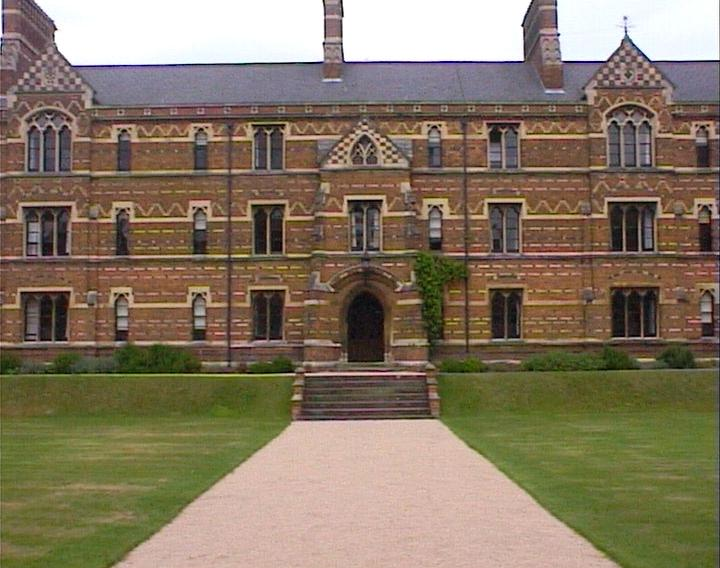
#> input picture computer vision/image stiching/images/keble_b.jpg, 720 x 568 px
$ jupyter execute mosaicing.ipynb
#> lines starting #> are read from the running program, lines starting #| are printed output that depends on the picture
### computer vision/image stiching/utils.py
import numpy as np
import cv2
import matplotlib.pyplot as plt

def get_the_N_information(image, detector, n=200):
    """
    Extracts the top N keypoints and their descriptors from an image using SIFT or ORB detectors.

    Parameters:
    image (np.ndarray): The input image.
    detector (str): The type of feature detector ('SIFT' or other for 'ORB').
    n (int): The number of top keypoints to extract.

    Returns:
    tuple: A tuple containing sorted keypoints and their descriptors.
    """
    # Initialize the feature detector based on the input parameter
    if detector == 'SIFT':
        sift = cv2.SIFT_create()
        keypoints, descriptors = sift.detectAndCompute(image, None)
    else:
        orb = cv2.ORB_create()
        keypoints, descriptors = orb.detectAndCompute(image, None)

    print(f'The number of keypoints with {detector} is {len(keypoints)}')

    # Convert keypoints to a NumPy array for response values
    responses = np.array([kp.response for kp in keypoints])

    # Sort the indices of keypoints based on the response
    indices = np.argsort(responses)[::-1]

    # Reorder keypoints and descriptors using the sorted indices
    keypoints_sorted = [keypoints[i] for i in indices][:n]
    descriptors_sorted = descriptors[indices][:n]

    # Draw keypoints on the image and display it
    img_kp = cv2.drawKeypoints(image, keypoints_sorted, None, color=(255,0,0))
    plt.imshow(img_kp)
    plt.show()
    return keypoints_sorted, descriptors_sorted

def create_distance_matrix(descriptor_1, descriptor_2, descriptor):
    """
    Creates a distance matrix between two sets of descriptors.

    Parameters:
    descriptor_1 (np.ndarray): The first set of descriptors.
    descriptor_2 (np.ndarray): The second set of descriptors.
    descriptor (str): The type of descriptor ('SIFT' or other for 'ORB').

    Returns:
    np.ndarray: The distance matrix.
    """
    width = descriptor_1.shape[0]
    distance = np.zeros((width, width))

    # Compute the distance matrix based on the type of descriptor
    if descriptor == 'SIFT':
        for i in range(width):
            one_row_matrix = np.reshape(descriptor_1[i], (1, -1)).repeat(width, 0)
            dist = np.sqrt(np.sum((one_row_matrix - descriptor_2) ** 2, axis=1))
            distance[i] = dist
    else:
        for i in range(width):
            for j in range(width):
                # Calculate Hamming distance between two vectors
                distance[i, j] = np.sum(descriptor_1[i] != descriptor_2[j])
    return distance

def NN_and_cross_validation(distance_matrix):
    """
    Finds correspondences between keypoints using NN and cross-validation.

    Parameters:
    distance_matrix (np.ndarray): The distance matrix between two sets of descriptors.

    Returns:
    list: A list of cv2.DMatch objects representing the correspondences.
    """
    size = distance_matrix.shape[0]
    threshold = .75
    correspondences = []

    for i in range(size):
        line = distance_matrix[i]
        # Obtain the nearest and second nearest neighbor
        first_and_second = np.sort(line)[:2]
        # Apply 1NN/2NN threshold
        if (first_and_second[0] / first_and_second[1]) < threshold:
            ind = np.argmin(line)
            # Apply cross-validation check
            if np.argmin(distance_matrix[:, ind]) == i:
                match = cv2.DMatch(i, ind, first_and_second[0])
                correspondences.append(match)
    return correspondences

def create_correspondences(descriptor_1, descriptor_2, descriptor):
    """
    Creates correspondences between two sets of descriptors.

    Parameters:
    descriptor_1 (np.ndarray): The first set of descriptors.
    descriptor_2 (np.ndarray): The second set of descriptors.
    descriptor (str): The type of descriptor ('SIFT' or other for 'ORB').

    Returns:
    list: A list of cv2.DMatch objects representing the correspondences.
    """
    dis = create_distance_matrix(descriptor_1, descriptor_2, descriptor)
    corr = NN_and_cross_validation(dis)
    return corr

# Now we will estimate the homography matrix.
# To do so, first we are going to normalize the points.
def get_points(matches, kp1, kp2):
    """
    Extracts point coordinates from keypoint matches.

    Parameters:
    matches (list): A list of cv2.DMatch objects.
    kp1 (list): The keypoints from the first image.
    kp2 (list): The keypoints from the second image.

    Returns:
    tuple: Two arrays containing the coordinates of the matched keypoints.
    """
    indexes1 = np.array([match.queryIdx for match in matches])
    indexes2 = np.array([match.trainIdx for match in matches])

    points1 = np.array([kp1[ind].pt for ind in indexes1])
    points2 = np.array([kp2[ind].pt for ind in indexes2])
    return points1, points2

def normalize_points(points):
    """
    Normalizes a set of points.

    Parameters:
    points (np.ndarray): An array of 2D points.

    Returns:
    tuple: A tuple containing the normalized points and the normalization matrix.
    """
    centroid = np.mean(points, axis=0)
    shifted_points = points - centroid

    dist = np.linalg.norm(shifted_points, axis=1)
    avg_dist = np.mean(dist)

    scale = np.sqrt(2) / avg_dist

    T = np.array([[scale, 0, -scale * centroid[0]],
                  [0, scale, -scale * centroid[1]],
                  [0, 0, 1]])

    points_normalized = np.dot(T, np.vstack((points.T, np.ones((1, points.shape[0])))))
    return points_normalized.T, T

# [20 lines left out: function check_normalized_distance, not called in this run]

def DLT_algorithm(points1, points2):
    """
    Applies the Direct Linear Transform (DLT) algorithm to compute the homography matrix.

    Parameters:
    points1 (np.ndarray): An array of 2D points from the first image.
    points2 (np.ndarray): An array of 2D points from the second image.

    Returns:
    np.ndarray: The computed homography matrix.
    """
    np1, T1 = normalize_points(points1)
    np2, T2 = normalize_points(points2)
    number_of_points = np1.shape[0]
    A = np.zeros((2 * number_of_points, 9))

    for i in range(number_of_points):
        x, y = np1[i, 0], np1[i, 1]
        xp, yp = np2[i, 0], np2[i, 1]
        A[2 * i] = [-x, -y, -1, 0, 0, 0, x * xp, y * xp, xp]
        A[2 * i + 1] = [0, 0, 0, -x, -y, -1, x * yp, y * yp, yp]

    U, S, Vt = np.linalg.svd(A)
    h = Vt[-1, :]
    H_norm = np.reshape(h, (3, 3))
    H = np.dot(np.linalg.inv(T2), np.dot(H_norm, T1))
    H = H / H[2, 2]
    return H

def RANSAC(points1, points2, N, sigma=1):
    """
    Applies the RANSAC algorithm to find the best homography matrix.

    Parameters:
    points1 (np.ndarray): An array of 2D points from the first image.
    points2 (np.ndarray): An array of 2D points from the second image.
    N (int): The number of iterations.
    sigma (float): The standard deviation used to calculate the threshold.

    Returns:
    tuple: The best homography matrix and the inliers.
    """
    max_inliners = 0
    best_H = None
    best_inliners = None
    threshold = np.sqrt(5.99 * (sigma ** 2))
    # Iterate N times to find the best homography matrix
    for _ in range(2 * N):
        indexes = np.random.choice(points1.shape[0], 4, False)
        sample1 = points1[indexes]
        sample2 = points2[indexes]
        H = DLT_algorithm(sample1, sample2)
        points1_homog = np.append(points1, np.ones((points1.shape[0], 1)), axis=1)
        estimated_points2_homog = np.dot(H, points1_homog.T).T
        estimated_points2 = estimated_points2_homog[:, :2] / (estimated_points2_homog[:, 2][:, np.newaxis] + 1e-10)
        distances = np.sqrt(np.sum((estimated_points2 - points2) ** 2, axis=1))
        inliners = distances < threshold
        num_inliners = np.sum(inliners)
        if num_inliners > max_inliners:
            max_inliners = num_inliners
            best_H = H
            best_inliners = inliners
    return best_H, best_inliners

def create_panorama(reference_image, transform_image, H):
    """
    Creates a panorama by stitching two images using a homography matrix.

    Parameters:
    reference_image (np.ndarray): The reference image.
    transform_image (np.ndarray): The image to be transformed.
    H (np.ndarray): The homography matrix.

    Returns:
    np.ndarray: The stitched panorama image.
    """
    hr, wr = reference_image.shape[:2]
    ht, wt = transform_image.shape[:2]

    corners_t = np.float32([[0, 0], [wt, 0], [0, ht], [wt, ht]]).T
    corners_t = np.concatenate((corners_t, np.ones((1, 4))), axis=0)
    corners_t_homog = H.dot(corners_t)
    corners_t_homog = corners_t_homog / corners_t_homog[-1]

    corners_r = np.float32([[0, 0], [wr, 0], [0, hr], [wr, hr]]).T
    all_corners = np.concatenate((corners_t_homog[:2], corners_r), axis=1)

    xmin = int(np.min(all_corners[0]))
    xmax = int(np.max(all_corners[0]))
    ymin = int(np.min(all_corners[1]))
    ymax = int(np.max(all_corners[1]))

    max_width = int(np.linalg.norm(xmax - xmin))
    max_height = int(np.linalg.norm(ymax - ymin))

    tx = min(0, xmin)
    ty = min(0, ymin)
    T = np.array([[1, 0, -tx], [0, 1, -ty], [0, 0, 1]])

    transformed_image = cv2.warpPerspective(transform_image, T.dot(H), (max_width, max_height))
    transformed_image[-ty:-ty+hr, -tx:-tx+wr] = reference_image
    return transformed_image

### computer vision/image stiching/mosaicing.ipynb
# Computer Vision Projects

## Mosaicing and image stiching

[cell 1]
import utils
import cv2
import matplotlib.pyplot as plt

We open the reference image and search for the 200 most relevant keypoints.

[cell 2]
reference_image = cv2.imread('./images/keble_b.jpg', cv2.IMREAD_GRAYSCALE)
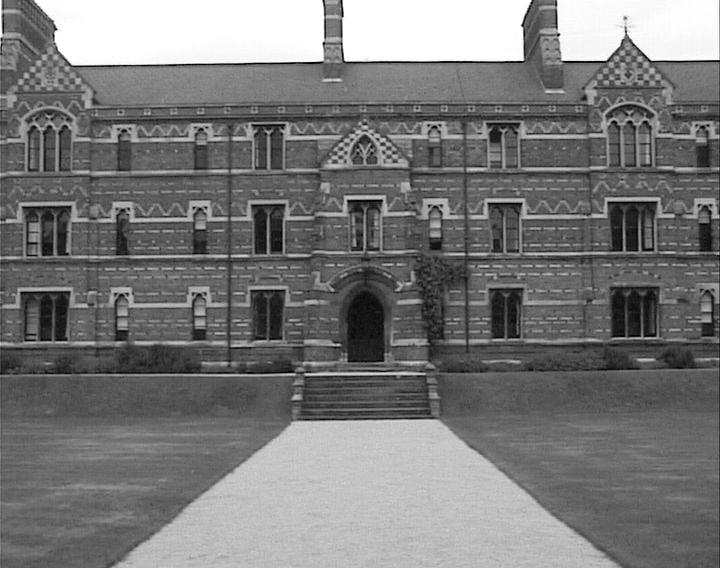
#> reference_image: shape (568, 720); min 0, max 255, mean 120.8
kp_ref, d_ref = utils.get_the_N_information(reference_image, 'SIFT')
#> in get_the_N_information, `keypoints, descriptors = sift.detectAndCompute(image, None)`: keypoints = 4187 keypoints; strongest (x, y, size): (558, 35, 2), (324, 43, 1.9), (522, 25, 2), (56, 29, 2)
#| The number of keypoints with SIFT is 4187
#> in get_the_N_information, `responses = np.array([kp.response for kp in keypoints])`: responses = 4187 values, max 0.106 at index 3197, min 0.0133 at index 2339, mean 0.0279
#> in get_the_N_information, `indices = np.argsort(responses)[::-1]`: indices = 4187 values, max 4186 at index 1582, min 0 at index 43, mean 2093
#> in get_the_N_information, `keypoints_sorted = [keypoints[i] for i in indices][:n]`: keypoints_sorted = 200 keypoints; strongest (x, y, size): (558, 35, 2), (324, 43, 1.9), (522, 25, 2), (56, 29, 2)
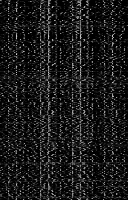
#> d_ref: shape (200, 128) float32; min 0, max 211, mean 26
#> kp_ref has the same summary as keypoints_sorted in get_the_N_information

We take the first image with which we are going to create the panoramic image and search for the 200 most relevant keypoints.

[cell 3]
image_right = cv2.imread('./images/keble_c.jpg', cv2.IMREAD_GRAYSCALE)
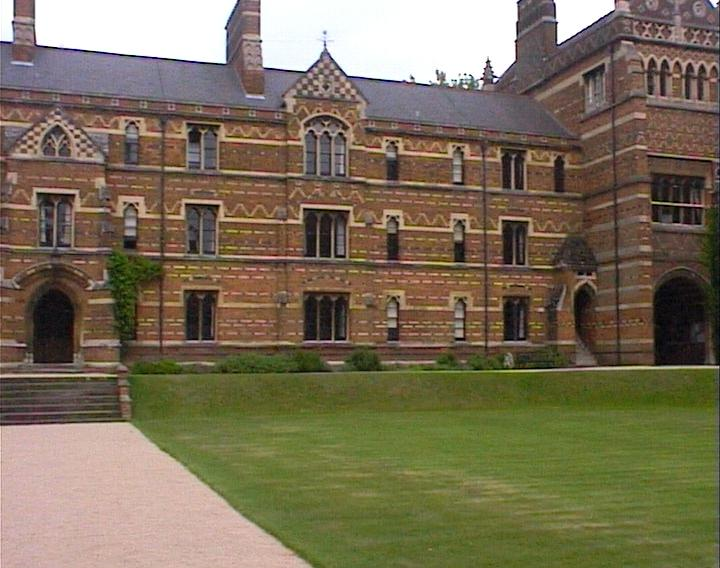
#> input picture computer vision/image stiching/images/keble_c.jpg, 720 x 568 px
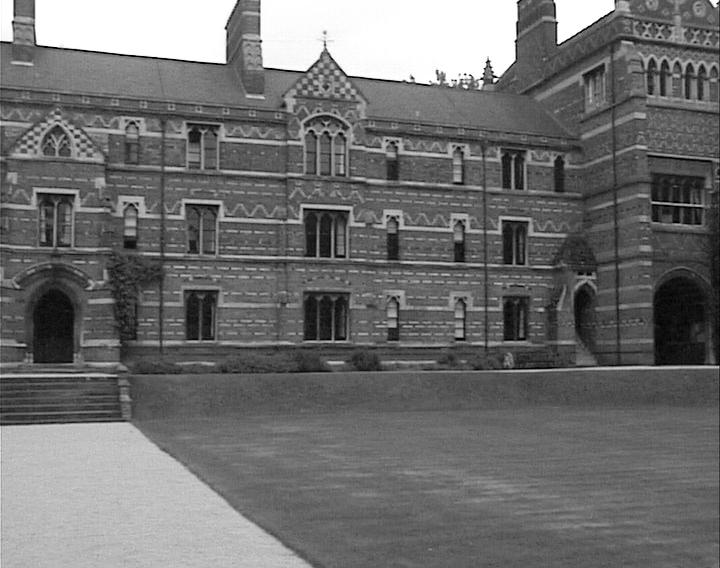
#> image_right: shape (568, 720); min 0, max 255, mean 111.2
kp_right, d_right = utils.get_the_N_information(image_right, 'SIFT')
#> in get_the_N_information (call 2), `keypoints, descriptors = sift.detectAndCompute(image, None)`: keypoints = 4014 keypoints; strongest (x, y, size): (495, 80, 2.6), (488, 61, 2.6), (412, 78, 2.1), (261, 41, 1.9)
#| The number of keypoints with SIFT is 4014
#> in get_the_N_information (call 2), `keypoints_sorted = [keypoints[i] for i in indices][:n]`: keypoints_sorted = 200 keypoints; strongest (x, y, size): (495, 80, 2.6), (488, 61, 2.6), (412, 78, 2.1), (261, 41, 1.9)
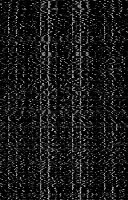
#> d_right: shape (200, 128) float32; min 0, max 228, mean 25.6
#> kp_right has the same summary as keypoints_sorted in get_the_N_information

From the 200 correspondences, we carry out brute force matching, then apply the 1NN/2NN ratio test and cross validation to obtain the best matches.

[cell 4]
# Create the correspondances
correspondances = utils.create_correspondences(d_right, d_ref, 'SIFT')
#> after the loop in create_distance_matrix, `for i in range(width):`:
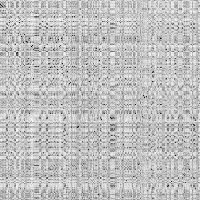
#> distance: shape (200, 200) float64; min 53.16, max 684.2, mean 528.9; drawn with min black and max white
#> the loop in NN_and_cross_validation, `for i in range(size):` made 200 passes
#> (first_and_second, ind) on passes 5, 6, 7, 8, 11, 23, 34, 35: ([69.86, 394.1], 0), ([140.7, 332.6], 1), ([136, 292], 2), ([267.6, 383.9], 0), ([264.9, 356.1], 3), ([79.25, 130.4], 19), ([124.9, 198.9], 5), ([89.57, 218.2], 24)
#> after the loop in NN_and_cross_validation, `for i in range(size):`: correspondences = 56 matches
#> correspondances = 56 matches
print('There are {} correspondances out of 200.'.format(len(correspondances)))
#| There are 56 correspondances out of 200.

In the following image, we can see how the correspondences match between the reference image, which is on the right, and the first image that we are going to transform into the panorama.

[cell 5]
# Show the matches
matches = cv2.drawMatches(image_right, kp_right, reference_image, kp_ref, correspondances, None, flags=cv2.DrawMatchesFlags_NOT_DRAW_SINGLE_POINTS)
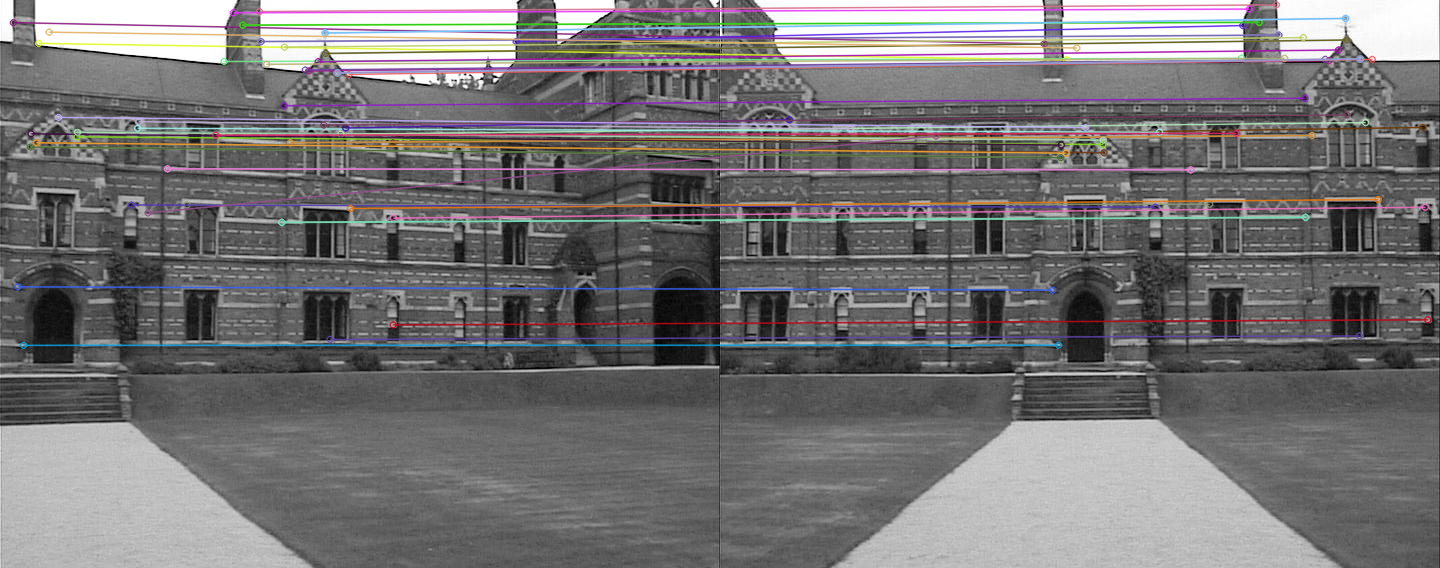
#> matches: shape (568, 1440, 3); mean of channels 0, 1, 2 116.3, 115.2, 117.2; drawn as B, G, R
plt.imshow(matches),plt.show()

Now, we will perform the estimation of the homography H using RANSAC. Finally, with this H matrix, we create the panorama.

[cell 6]
p1, p2 = utils.get_points(correspondances, kp_right, kp_ref)
#> in get_points, `indexes1 = np.array([match.queryIdx for match in matches])`: indexes1 = 56 values from 4 to 194
#> in get_points, `indexes2 = np.array([match.trainIdx for match in matches])`: indexes2 = 56 values, max 195 at index 53, min 0 at index 0, mean 90.82
#> in get_points, `points1 = np.array([kp1[ind].pt for ind in indexes1])`: points1 = 56 pairs, first value 12.91 to 515.8, second value 11.04 to 344.8
#> in get_points, `points2 = np.array([kp2[ind].pt for ind in indexes2])`: points2 = 56 pairs, first value 68.79 to 707.2, second value 4.37 to 344.7
#> p1 has the same summary as points1 in get_points; p2 has the same summary as points2 in get_points
H, inliners = utils.RANSAC(p1, p2, 10)
#> the loop in RANSAC, `for _ in range(2 * N):` made 20 passes
#> (sample1, sample2, T1 in DLT_algorithm, T2 in DLT_algorithm) on pass 7: ([[38.17, 42.87], [289.9, 142.2], [350, 208], [325.2, 52.95]], [[345.9, 59.42], [591.7, 135], [657.6, 199], [626.4, 39.49]], [[0.0112, 0, -2.8], [0, 0.0112, -1.25], [0, 0, 1]], [[0.0114, 0, -6.34], [0, 0.0114, -1.23], [0, 0, 1]])
first_panorama = utils.create_panorama(reference_image, image_right, H)
plt.imshow(first_panorama, cmap='gray')

Now, we repeat the process with the image on the left.

[cell 7]
image_left = cv2.imread('./images/keble_a.jpg', cv2.IMREAD_GRAYSCALE)
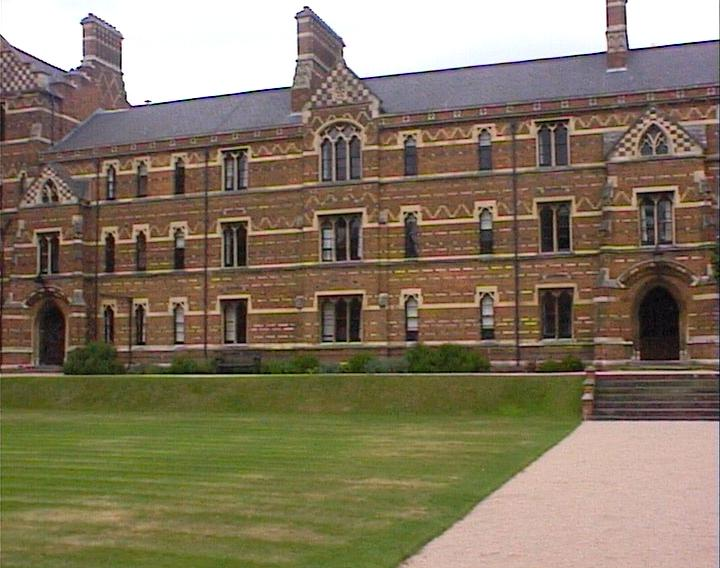
#> input picture computer vision/image stiching/images/keble_a.jpg, 720 x 568 px
kp_left, d_left = utils.get_the_N_information(image_left, 'SIFT')
#| The number of keypoints with SIFT is 4055

[cell 8]
kp_pan, d_pan = utils.get_the_N_information(first_panorama, 'SIFT')
#| The number of keypoints with SIFT is 6077

[cell 9]
correspondances_2 = utils.create_correspondences(d_left, d_pan, 'SIFT')
#> call 2 of create_distance_matrix, with descriptor = 'SIFT'
#> after the loop in create_distance_matrix (call 2), `for i in range(width):`:
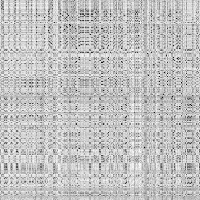
#> distance: shape (200, 200) float64; min 52.72, max 683.1, mean 532.1; drawn with min black and max white
print('There are {} correspondances out of 200.'.format(len(correspondances_2)))
#| There are 35 correspondances out of 200.

[cell 10]
matches = cv2.drawMatches(image_left, kp_left, first_panorama, kp_pan, correspondances_2, None, flags=cv2.DrawMatchesFlags_NOT_DRAW_SINGLE_POINTS)
#> matches: shape (677, 1849, 3)
plt.imshow(matches),plt.show()

[cell 11]
p1_2, p2_2 = utils.get_points(correspondances_2, kp_left, kp_pan)
H_2, inliners_2 = utils.RANSAC(p1_2, p2_2, 300)
final_panorama = utils.create_panorama(first_panorama, image_left, H_2)
plt.imshow(final_panorama, cmap='gray')

Finally, we now open the images in color to have the panoramic image in color.

[cell 12]
img_a = cv2.cvtColor(cv2.imread('images/keble_a.jpg'), cv2.COLOR_BGR2RGB)
img_b = cv2.cvtColor(cv2.imread('images/keble_b.jpg'), cv2.COLOR_BGR2RGB)
img_c = cv2.cvtColor(cv2.imread('images/keble_c.jpg'), cv2.COLOR_BGR2RGB)

first_panorama_color = utils.create_panorama(img_b, img_c, H)
final_panorama_color = utils.create_panorama(first_panorama_color, img_a, H_2)
plt.imshow(final_panorama_color),plt.show()

## Use ORB, which is FAST for the detection and BRIEF for the descriptors.

[cell 13]
reference_image = cv2.imread('./images/keble_b.jpg', cv2.IMREAD_GRAYSCALE)
kp_ref, d_ref = utils.get_the_N_information(reference_image, 'ORB')
#| The number of keypoints with ORB is 500
#> d_ref: shape (200, 32)

[cell 14]
right_image = cv2.imread('./images/keble_c.jpg', cv2.IMREAD_GRAYSCALE)
kp_right, d_right = utils.get_the_N_information(right_image, 'ORB')
#| The number of keypoints with ORB is 500
#> d_right: shape (200, 32)

[cell 15]
import utils
# Create the correspondances
correspondances = utils.create_correspondences(d_right, d_ref, 'ORB')
print('There are {} correspondances out of 200.'.format(len(correspondances)))
#| There are 15 correspondances out of 200.

[cell 16]
# Show the matches
matches = cv2.drawMatches(image_right, kp_right, reference_image, kp_ref, correspondances, None, flags=cv2.DrawMatchesFlags_NOT_DRAW_SINGLE_POINTS)
#> matches: shape (568, 1440, 3)
plt.imshow(matches),plt.show()

[cell 17]
p1, p2 = utils.get_points(correspondances, kp_right, kp_ref)
H, inliners = utils.RANSAC(p1, p2, 300)
first_panorama = utils.create_panorama(reference_image, image_right, H)
plt.imshow(first_panorama, cmap='gray')

[cell 18]
image_left = cv2.imread('./images/keble_a.jpg', cv2.IMREAD_GRAYSCALE)
kp_left, d_left = utils.get_the_N_information(image_left, 'ORB')
#| The number of keypoints with ORB is 500
#> d_left: shape (200, 32)

[cell 19]
kp_pan, d_pan = utils.get_the_N_information(first_panorama, 'ORB')
#| The number of keypoints with ORB is 500
#> d_pan: shape (200, 32)

[cell 20]
correspondances_2 = utils.create_correspondences(d_left, d_pan, 'ORB')
#> call 4 of create_distance_matrix, with descriptor = 'ORB'
#> after the loop in create_distance_matrix (call 4), `for i in range(width):`:
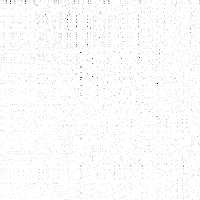
#> distance: shape (200, 200) float64; min 12, max 32, mean 31.7; drawn with min black and max white
print('There are {} correspondances out of 200.'.format(len(correspondances_2)))
#| There are 5 correspondances out of 200.

[cell 21]
matches = cv2.drawMatches(image_left, kp_left, first_panorama, kp_pan, correspondances_2, None, flags=cv2.DrawMatchesFlags_NOT_DRAW_SINGLE_POINTS)
plt.imshow(matches),plt.show()

[cell 22]
p1_2, p2_2 = utils.get_points(correspondances_2, kp_left, kp_pan)
H_2, inliners_2 = utils.RANSAC(p1_2, p2_2, 300)
final_panorama = utils.create_panorama(first_panorama, image_left, H_2)
plt.imshow(final_panorama, cmap='gray')

[cell 23]
img_a = cv2.cvtColor(cv2.imread('images/keble_a.jpg'), cv2.COLOR_BGR2RGB)
img_b = cv2.cvtColor(cv2.imread('images/keble_b.jpg'), cv2.COLOR_BGR2RGB)
img_c = cv2.cvtColor(cv2.imread('images/keble_c.jpg'), cv2.COLOR_BGR2RGB)

first_panorama_color = utils.create_panorama(img_b, img_c, H)
final_panorama_color = utils.create_panorama(first_panorama_color, img_a, H_2)
plt.imshow(final_panorama_color),plt.show()
